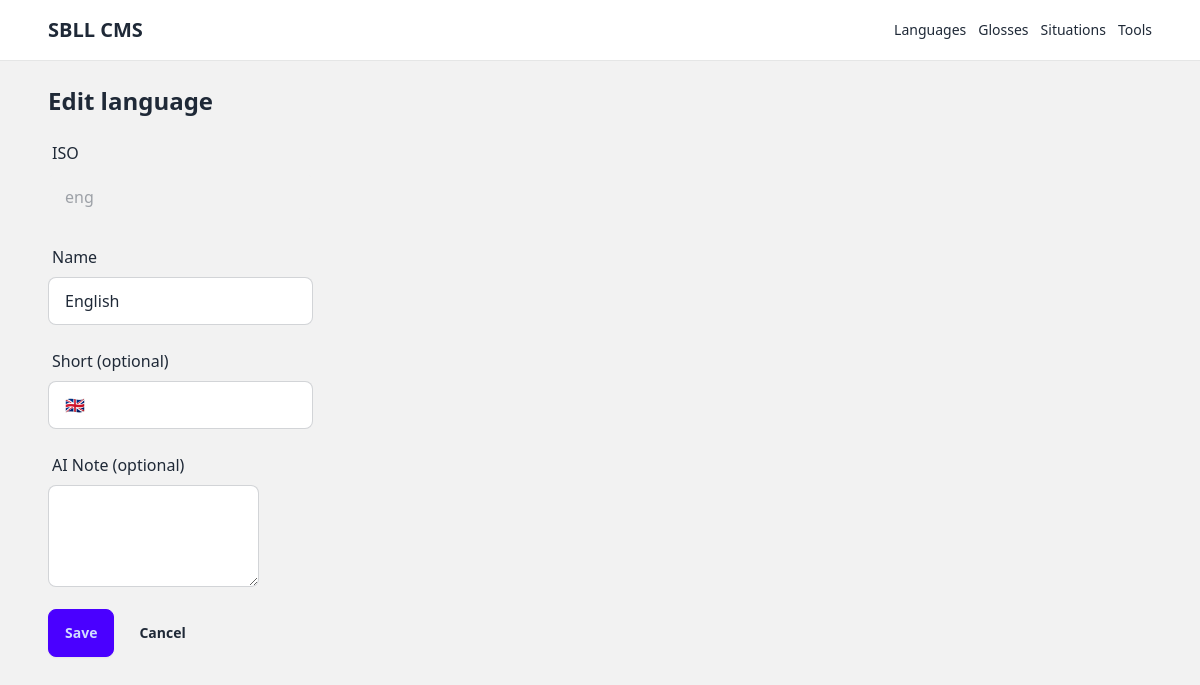
Screenshot of /languages/eng/edit/ with the database file from the repository.
### cms/models/language.py (models this page shows, shortened)
class Language(models.Model):
    iso = models.CharField(max_length=3, primary_key=True)
    name = models.CharField(max_length=128)
    short = models.CharField(max_length=50, null=True, blank=True)
    ai_note = models.TextField(blank=True)

### cms/views/language/update.py (the view, shortened to what this page needs)
# urls.py: path("languages/<str:pk>/edit/", views.language_update, name="language_update"),
def language_update(request, pk):
    language = get_object_or_404(Language, pk=pk)
    data = {"iso": language.iso, "name": language.name, "short": language.short or "", "ai_note": language.ai_note or ""}
    return render(
        request,
        "cms/language_form.html",
        {"data": data, "errors": [], "mode": "edit", "language": language},
    )

### cms/templates/cms/language_form.html (shortened to what this page needs)
{% extends "cms/base.html" %}
{% block content %}
<h1 class="text-2xl font-semibold mb-4">{% if mode == 'edit' %}Edit language{% else %}Add language{% endif %}</h1>
<form method="post" class="space-y-4">
  <fieldset class="fieldset">
    <label for="iso" class="label">ISO</label>
    <input type="text" id="iso" name="iso" value="{{ data.iso }}" class="input input-bordered" {% if mode == 'edit' %}disabled{% endif %}>
  </fieldset>
  <fieldset class="fieldset">
    <label for="name" class="label">Name</label>
    <input type="text" id="name" name="name" value="{{ data.name }}" class="input input-bordered" required>
  </fieldset>
  <fieldset class="fieldset">
    <label for="short" class="label">Short (optional)</label>
    <input type="text" id="short" name="short" value="{{ data.short }}" class="input input-bordered">
  </fieldset>
  <fieldset class="fieldset">
    <label for="ai_note" class="label">AI Note (optional)</label>
    <textarea id="ai_note" name="ai_note" class="textarea textarea-bordered" rows="3">{{ data.ai_note }}</textarea>
  </fieldset>
  <div class="flex gap-2">
    <button type="submit" class="btn btn-primary">Save</button>
    <a href="{% url 'language_list' %}" class="btn btn-ghost">Cancel</a>
  </div>
</form>
{% endblock %}

### rows the page displays
Language: iso "eng", name "English", short "🇬🇧"
